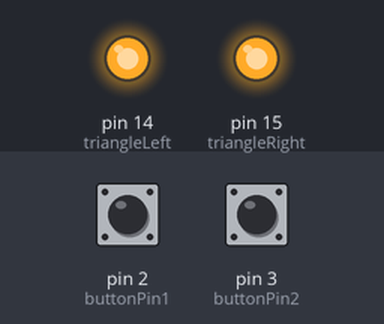
This sketch was run on a simulated Arduino Uno, built with avr-gcc and run on an emulated ATmega328P. Shown: output pins drawn as LEDs (lit = HIGH). The test bench sets the inputs (shaded band); at power-on: pin 2 (buttonPin1) HIGH, pin 3 (buttonPin2) HIGH.

Above: at 1.2 s.
1.3 s: pin 2 (buttonPin1) pulled LOW for 1 s
At 1.5 s:
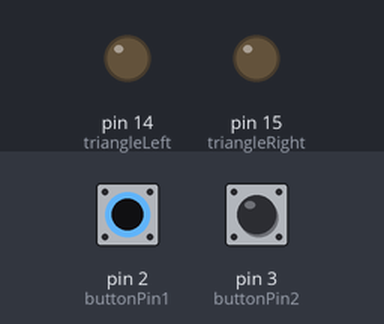
4.3 s: pin 3 (buttonPin2) pulled LOW for 3.2 s
At 8.7 s:
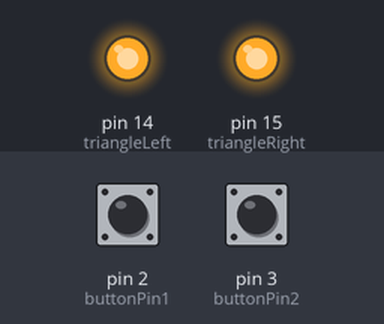
9.0 s: pin 2 (buttonPin1) pulled LOW for 3.2 s
At 9.2 s:
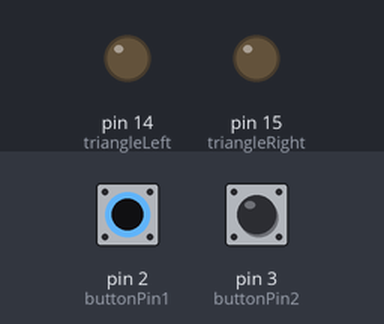
Timing chart, 0 to 13.7 s (numbered marks = the images above; inputs shaded):
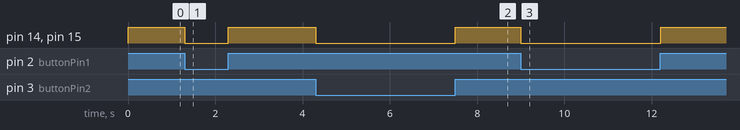

The sketch:

geometron.ino
```cpp
// (licence header left out)
int unit = 100;//drive time in ms
int side = 100;//drive time in ms

int buttonPin1 = 2;
int buttonPin2 = 3;
boolean button1 = false;
boolean button2 = false;

int triangleLeft = 14;//A0
int triangleRight = 15;
int squareLeft = 14;
int squareRight = 15;
int pentagramLeft = 14;
int pentagramRight = 15;

String hypercube[8];


void setup() {

//<hypercube>

  hypercube[0] = "bdddgkhl";
  hypercube[1] = "CD";
  hypercube[2] = "bnmgnmgnmgnmg";
  hypercube[3] = "bnmhnmhnmhnmh";
  hypercube[4] = "";
  hypercube[5] = "";
  hypercube[6] = "";
  hypercube[7] = "";

//</hypercube>

  pinMode(buttonPin1,INPUT_PULLUP);
  pinMode(buttonPin2,INPUT_PULLUP);

  pinMode(triangleLeft,OUTPUT);
  pinMode(triangleRight,OUTPUT);
  pinMode(squareLeft,OUTPUT);
  pinMode(squareRight,OUTPUT);
  pinMode(pentagramLeft,OUTPUT);
  pinMode(pentagramRight,OUTPUT);

//  pinMode(A0,OUTPUT);
 // digitalWrite(A0,HIGH);

  digitalWrite(triangleLeft,HIGH);
  digitalWrite(triangleRight,HIGH);
  digitalWrite(squareLeft,HIGH);
  digitalWrite(squareRight,HIGH);
  digitalWrite(pentagramLeft,HIGH);
  digitalWrite(pentagramRight,HIGH);

}

void loop() {

  button1 = !digitalRead(buttonPin1);
  if(button1){
     geometronSequence("bdn");
    // digitalWrite(A0,LOW);
    // delay(200);
    // digitalWrite(A0,HIGH);

  }
  button2 = !digitalRead(buttonPin2);
  if(button2){
         geometronSequence("bdm");

//       geometronSequence(hypercube[1]);
  }

}

void geometronSequence(String glyph){
   //for loop thru the String
   int index = 0;
   for(index = 0;index < glyph.length();index++){
      geometronAction(glyph.charAt(index));
   }
}

void geometronAction(char action){
  if(action == 'a'){
     delay(side);
  }
  if(action == 'b'){
     side = unit;
  }
  if(action == 'c'){
    side /= 2;
  }
  if(action == 'd'){
    side *= 2;
  }
  if(action == 'e'){
     digitalWrite(triangleLeft,LOW);
     delay(side);
     digitalWrite(triangleLeft,HIGH);
  }
  if(action == 'f'){
     digitalWrite(triangleRight,LOW);
     delay(side);
     digitalWrite(triangleRight,HIGH);
  }
  if(action == 'g'){
     digitalWrite(squareLeft,LOW);
     delay(side);
     digitalWrite(squareLeft,HIGH);
  }
  if(action == 'h'){
     digitalWrite(squareRight,LOW);
     delay(side);
     digitalWrite(squareRight,HIGH);
  }
  if(action == 'i'){
     digitalWrite(pentagramLeft,LOW);
     delay(side);
     digitalWrite(pentagramLeft,HIGH);
  }
  if(action == 'j'){
     digitalWrite(pentagramRight,LOW);
     delay(side);
     digitalWrite(pentagramRight,HIGH);
  }
  if(action == 'k'){
     digitalWrite(triangleLeft,LOW);
     digitalWrite(pentagramLeft,LOW);
     delay(side);
     digitalWrite(triangleLeft,HIGH);
     digitalWrite(pentagramLeft,HIGH);
  }
  if(action == 'l'){
     digitalWrite(triangleRight,LOW);
     digitalWrite(pentagramRight,LOW);
     delay(side);
     digitalWrite(triangleRight,HIGH);
     digitalWrite(pentagramRight,HIGH);
  }
  if(action == 'm'){
     digitalWrite(triangleRight,LOW);
     digitalWrite(pentagramLeft,LOW);
     delay(side);
     digitalWrite(triangleRight,HIGH);
     digitalWrite(pentagramLeft,HIGH);
  }
  if(action == 'n'){
     digitalWrite(triangleLeft,LOW);
     digitalWrite(pentagramRight,LOW);
     delay(side);
     digitalWrite(triangleLeft,HIGH);
     digitalWrite(pentagramRight,HIGH);
  }
  if(action == 'A'){
    geometronSequence(hypercube[0]);
  }
  if(action == 'B'){
    geometronSequence(hypercube[1]);
  }
  if(action == 'C'){
    geometronSequence(hypercube[2]);
  }
  if(action == 'D'){
    geometronSequence(hypercube[3]);
  }
  if(action == 'E'){
    geometronSequence(hypercube[4]);
  }
  if(action == 'F'){
    geometronSequence(hypercube[5]);
  }
  if(action == 'G'){
    geometronSequence(hypercube[6]);
  }
  if(action == 'H'){
    geometronSequence(hypercube[7]);
  }

}
```

Measured:
- after the input at 1.3 s, pin 14 (triangleLeft), pin 15 (triangleRight): HIGH → LOW at once, → HIGH 1.0 s later
- after the input at 4.3 s, pin 14 (triangleLeft), pin 15 (triangleRight): HIGH → LOW at once, → HIGH 3.2 s later
- after the input at 9.0 s, pin 14 (triangleLeft), pin 15 (triangleRight): HIGH → LOW at once, → HIGH 3.2 s later
